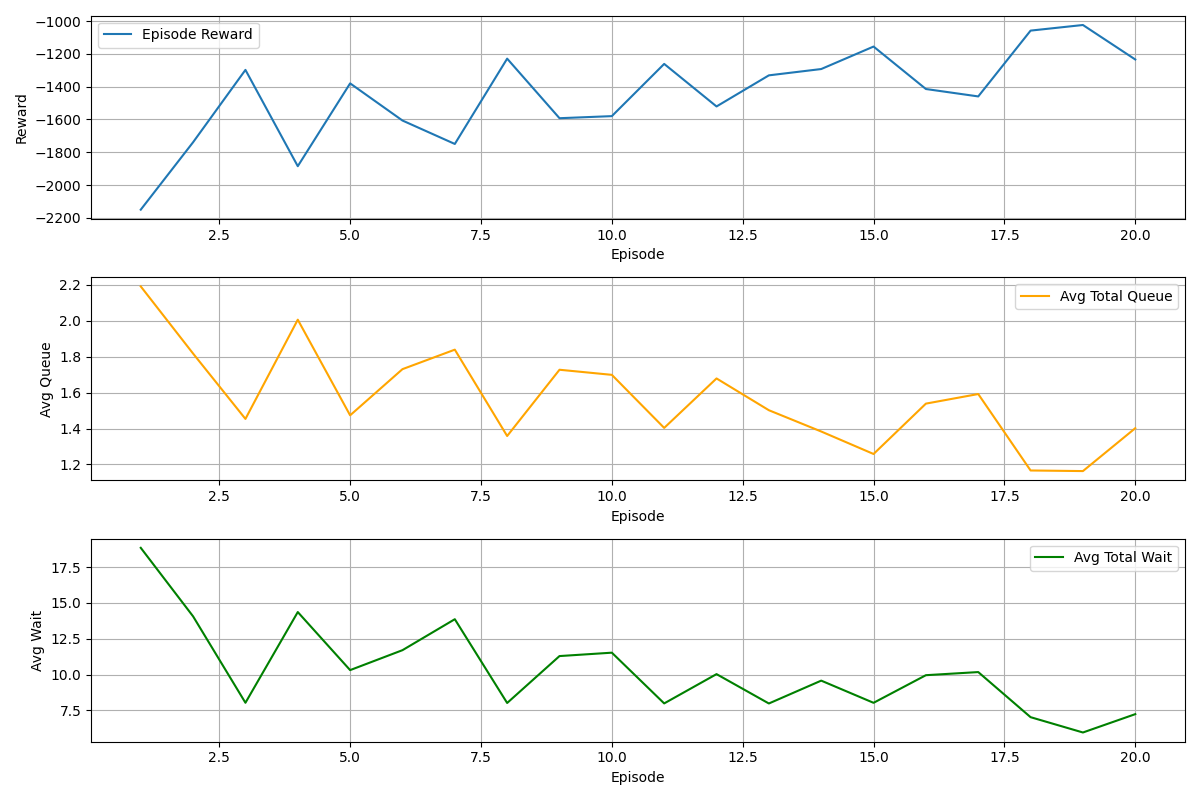
#> input picture adapt_seed201/metrics.png, 1200 x 800 px
$ python -i privacy.py   (imports and definitions only)
#> lines starting #> are read from the running program, lines starting #| are printed output that depends on the picture
import cv2
import numpy as np

def anonymize_frame(frame: np.ndarray, method: str = 'blur', ksize: int = 31) -> np.ndarray:
    if method == 'blur':
        k = (ksize | 1)  # ensure odd
        return cv2.GaussianBlur(frame, (k, k), 0)
    elif method == 'pixelate':
        h, w = frame.shape[:2]
        temp = cv2.resize(frame, (w//20, h//20), interpolation=cv2.INTER_LINEAR)
        return cv2.resize(temp, (w, h), interpolation=cv2.INTER_NEAREST)
    return frame

>>> import cv2
>>> picture = cv2.imread('../adapt_seed201/metrics.png')
#> picture is the input picture: shape (800, 1200, 3); mean B, G, R 247.2, 247.9, 247.6
>>> result = anonymize_frame(picture)
#> in anonymize_frame, `return cv2.GaussianBlur(frame, (k, k), 0)`:
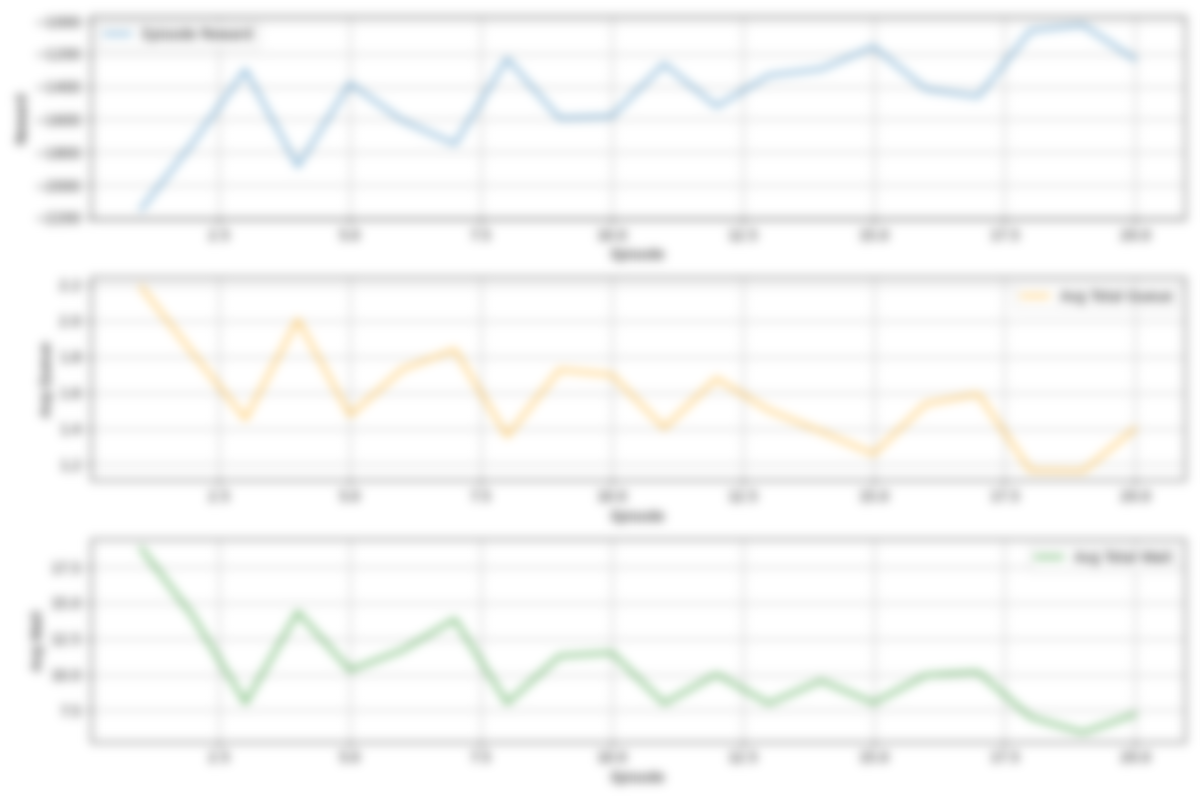
#> returned value: shape (800, 1200, 3); mean of channels 0, 1, 2 247.3, 248, 247.6; drawn as B, G, R
